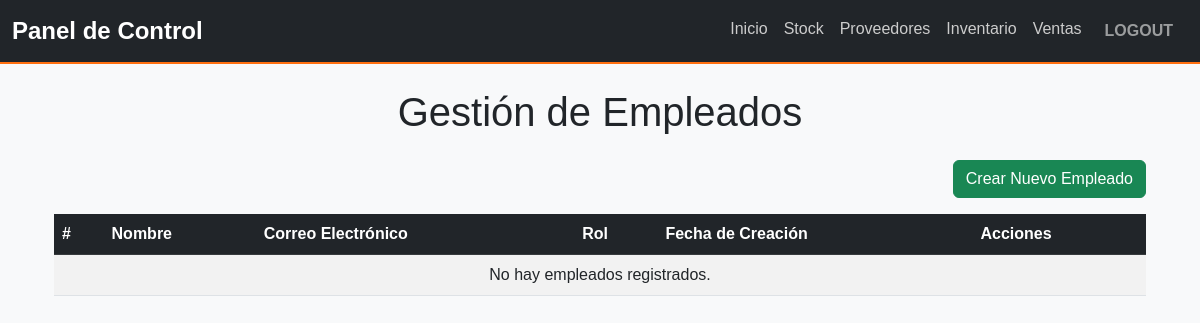
/gestion_empleados/, run on an earlier commit of the app's database.
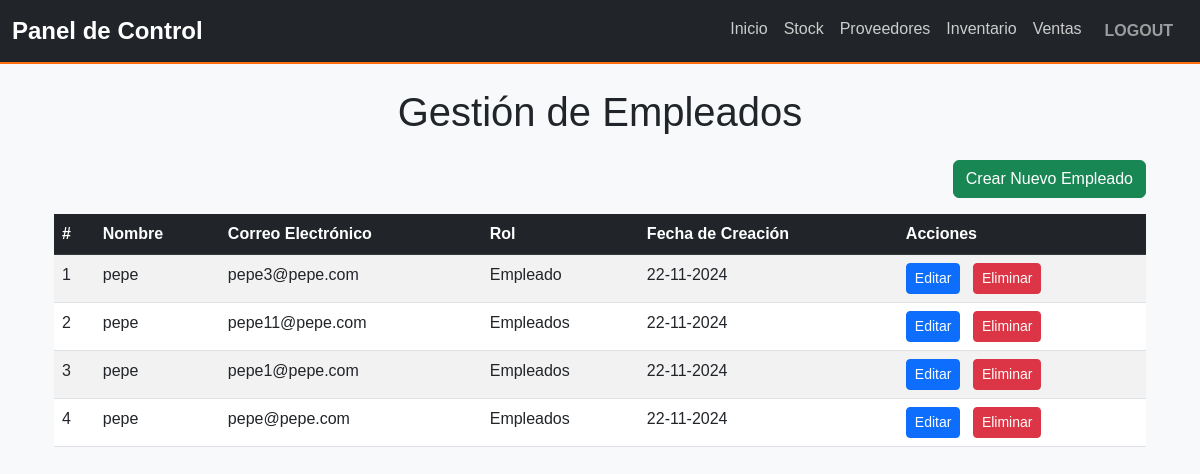
And on a later commit of the database.
### myapp/models.py (models this page shows, shortened)
class Empleados(models.Model):
    ROLES = [
        ('Empleados', 'Empleados'),
        ('Encargado', 'Encargado'),
    ]
    user = models.ForeignKey(User, on_delete=models.CASCADE, related_name='empleados')  # Relación con el modelo User
    nombre = models.CharField(max_length=100)
    apellido = models.CharField(max_length=100)
    telefono = models.CharField(max_length=15)
    email = models.EmailField()
    fecha_creacion = models.DateTimeField(auto_now_add=True)
    rol = models.CharField(max_length=50, null=True, blank=True, default='Empleado')
    class Meta:
        verbose_name = "Empleados"
        verbose_name_plural = "Empleados"
        ordering = ['-fecha_creacion']

### myapp/views.py (the view)
# urls.py: path('gestion_empleados/', views.gestion_empleados, name='gestion_empleados'),
def gestion_empleados(request):
    empleados = Empleados.objects.all()
    return render(request, 'empleados_gestion.html', {'empleados': empleados})

### myapp/context_processors.py (called while the page is built, shortened)
def user_role(request):
    return {'role': 'Invitado'}

### myapp/templates/empleados_gestion.html (shortened to what this page needs)
{% extends 'base.html' %}
{% block content %}
<div class="container mt-4">
    <h1 class="text-center mb-4">Gestión de Empleados</h1>
    <div class="d-flex justify-content-end mb-3">
        <a href="{% url 'crear_empleado' %}" class="btn btn-success">
             Crear Nuevo Empleado
        </a>
    </div>
    <div class="table-responsive">
        <table class="table table-striped table-hover">
            <thead class="table-dark">
                <tr>
                    <th>#</th>
                    <th>Nombre</th>
                    <th>Correo Electrónico</th>
                    <th>Rol</th>
                    <th>Fecha de Creación</th>
                    <th>Acciones</th>
                </tr>
            </thead>
            <tbody>
                {% for empleado in empleados %}
                <tr>
                    <td>{{ forloop.counter }}</td>
                    <td>{{ empleado.nombre }}</td>
                    <td>{{ empleado.email }}</td>
                    <td>{{ empleado.rol }}</td>
                    <td>{{ empleado.fecha_creacion|date:"d-m-Y" }}</td>
                    <td>
                        <a href="{% url 'editar_empleado' empleado.id %}" class="btn btn-primary btn-sm me-2">
                             Editar
                        </a>
                        <form action="{% url 'eliminar_empleado' empleado.id %}" method="post" class="d-inline">
                            <button type="submit" class="btn btn-danger btn-sm" onclick="return confirm('¿Estás seguro de eliminar este empleado?');">
                                 Eliminar
                            </button>
                        </form>
                    </td>
                </tr>
                {% empty %}
                <tr>
                    <td colspan="6" class="text-center">No hay empleados registrados.</td>
                </tr>
                {% endfor %}
            </tbody>
        </table>
    </div>
</div>
{% endblock %}

### myapp/templates/base.html (shortened to what this page needs)
<!DOCTYPE html>
<html lang="es">
<head>
    <link href="https://cdn.jsdelivr.net/npm/bootstrap@5.3.0-alpha1/dist/css/bootstrap.min.css" rel="stylesheet">
    {% load static %}
    <link href="{% static 'css/styles.css' %}" rel="stylesheet">
</head>
<body class="bg-light">
    {% include 'navbar.html' %}
    <div class="container mt-4">
        {% block content %}{% endblock %}
    </div>
</body>
</html>

### myapp/templates/navbar.html (shortened to what this page needs)
{% load static %}
<nav class="navbar navbar-expand-lg navbar-dark bg-dark">
    <div class="container-fluid">
        <a class="navbar-brand" href="#">Panel de Control</a>
        <div class="collapse navbar-collapse" id="navbarNav">
            <ul class="navbar-nav ms-auto">
                <li class="nav-item">
                    <a class="nav-link active" href="{% url 'role_based_view' %}">Inicio</a>
                </li>
                <li class="nav-item">
                    <a class="nav-link" href="{% url 'producto_list' %}">Stock</a>
                </li>
                <li class="nav-item">
                    <a class="nav-link" href="#">Proveedores</a>
                </li>
                <li class="nav-item">
                    <a class="nav-link" href="#">Inventario</a>
                </li>
                <li class="nav-item">
                    <a class="nav-link" href="#">Ventas</a>
                </li>
                <li class="nav-item">
                    <form method="post" action="{% url 'logout' %}" class="d-inline">
                        <button type="submit" class="btn btn-link logout-btn">Logout</button>
                    </form>
                </li>
            </ul>
        </div>
    </div>
</nav>

### myapp/static/css/styles.css (style rules this page uses)
body { font-family: 'Arial', sans-serif; background-color: #f4f6f9; margin: 0; padding: 0; }
.logout-btn { background-color: transparent; border: none; color: #FF6F0F; font-size: 1rem; font-weight: 600; padding: 10px 15px; text-transform: uppercase; cursor: pointer; transition: color 0.3s ease, transform 0.3s ease; }
.navbar { background-color: #343a40; border-bottom: 2px solid #FF6F0F; }
.navbar-brand { color: #fff; font-size: 1.5rem; font-weight: bold; }
.navbar-nav .nav-item .nav-link { color: #ccc; transition: color 0.3s ease; }

### myapp/templates/navbar.html (style rules this page uses)
.logout-btn { text-decoration: none; color: #9b9d9e; }

What changed in the data, as far as the page shows it:
added Empleados: nombre "pepe", email "pepe3@pepe.com", rol "Empleado", fecha_creacion "22-11-2024"
added Empleados: nombre "pepe", email "pepe11@pepe.com", rol "Empleados", fecha_creacion "22-11-2024"
added Empleados: nombre "pepe", email "pepe1@pepe.com", rol "Empleados", fecha_creacion "22-11-2024"
added Empleados: nombre "pepe", email "pepe@pepe.com", rol "Empleados", fecha_creacion "22-11-2024"
Also different on the page:
text no longer shown: "No hay empleados registrados."
